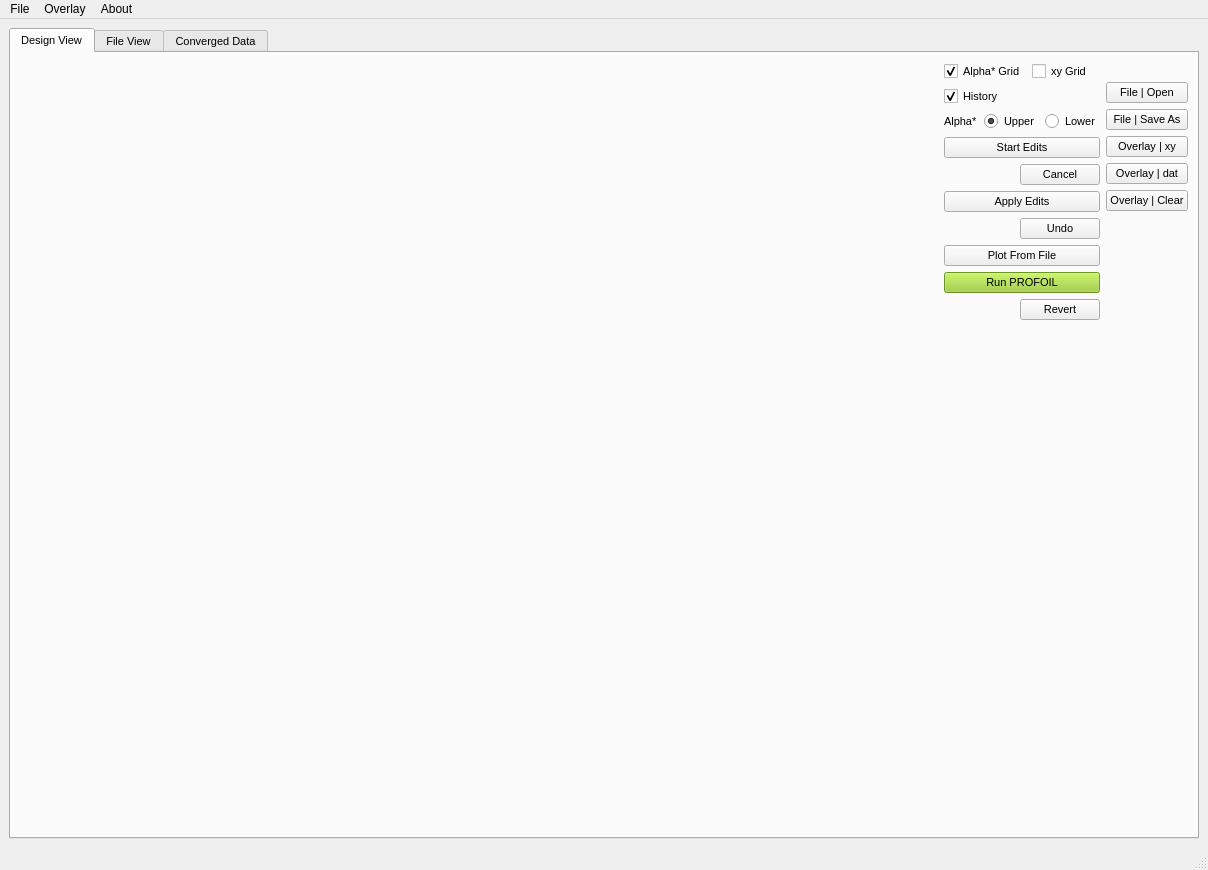
<?xml version="1.0" encoding="UTF-8"?>
<ui version="4.0">
 <class>MainWindow</class>
 <widget class="QMainWindow" name="MainWindow">
  <property name="geometry">
   <rect>
    <x>0</x>
    <y>0</y>
    <width>1208</width>
    <height>870</height>
   </rect>
  </property>
  <property name="minimumSize">
   <size>
    <width>800</width>
    <height>600</height>
   </size>
  </property>
  <property name="windowTitle">
   <string>PROFOIL-UI</string>
  </property>
  <widget class="QWidget" name="centralwidget">
   <layout class="QHBoxLayout" name="horizontalLayout" stretch="4">
    <item>
     <widget class="QTabWidget" name="tabWidget">
      <property name="font">
       <font>
        <pointsize>8</pointsize>
       </font>
      </property>
      <property name="currentIndex">
       <number>0</number>
      </property>
      <widget class="QWidget" name="DesignView">
       <attribute name="title">
        <string>Design View</string>
       </attribute>
       <layout class="QHBoxLayout" name="horizontalLayout_10" stretch="6,1,0">
        <item>
         <layout class="QVBoxLayout" name="verticalLayout_canvas">
          <item>
           <spacer name="horizontalSpacer_2">
            <property name="orientation">
             <enum>Qt::Horizontal</enum>
            </property>
            <property name="sizeHint" stdset="0">
             <size>
              <width>40</width>
              <height>20</height>
             </size>
            </property>
           </spacer>
          </item>
         </layout>
        </item>
        <item>
         <layout class="QVBoxLayout" name="verticalLayout">
          <item>
           <layout class="QHBoxLayout" name="horizontalLayout_3">
            <item>
             <widget class="QCheckBox" name="checkBox_grid">
              <property name="text">
               <string>Alpha* Grid</string>
              </property>
              <property name="checked">
               <bool>true</bool>
              </property>
             </widget>
            </item>
            <item>
             <widget class="QCheckBox" name="checkBox_airfoil_grid">
              <property name="text">
               <string>xy Grid</string>
              </property>
              <property name="checked">
               <bool>false</bool>
              </property>
             </widget>
            </item>
           </layout>
          </item>
          <item>
           <widget class="QCheckBox" name="checkBox_history">
            <property name="text">
             <string>History</string>
            </property>
            <property name="checked">
             <bool>true</bool>
            </property>
           </widget>
          </item>
          <item>
           <layout class="QHBoxLayout" name="horizontalLayout_9" stretch="0,0,0">
            <item>
             <widget class="QLabel" name="lbl_surface_sel">
              <property name="text">
               <string>Alpha*</string>
              </property>
             </widget>
            </item>
            <item>
             <widget class="QRadioButton" name="radio_upper_surface">
              <property name="text">
               <string>Upper</string>
              </property>
              <property name="checked">
               <bool>true</bool>
              </property>
             </widget>
            </item>
            <item>
             <widget class="QRadioButton" name="radio_lower_surface">
              <property name="text">
               <string>Lower</string>
              </property>
             </widget>
            </item>
           </layout>
          </item>
          <item>
           <widget class="QPushButton" name="btn_start_edits">
            <property name="font">
             <font>
              <pointsize>8</pointsize>
             </font>
            </property>
            <property name="styleSheet">
             <string notr="true"/>
            </property>
            <property name="text">
             <string>Start Edits</string>
            </property>
           </widget>
          </item>
          <item>
           <layout class="QHBoxLayout" name="horizontalLayout_8">
            <item>
             <spacer name="horizontalSpacer_7">
              <property name="orientation">
               <enum>Qt::Horizontal</enum>
              </property>
              <property name="sizeHint" stdset="0">
               <size>
                <width>40</width>
                <height>20</height>
               </size>
              </property>
             </spacer>
            </item>
            <item>
             <widget class="QPushButton" name="btn_cancel">
              <property name="font">
               <font>
                <pointsize>8</pointsize>
               </font>
              </property>
              <property name="text">
               <string>Cancel</string>
              </property>
             </widget>
            </item>
           </layout>
          </item>
          <item>
           <widget class="QPushButton" name="btn_apply_edits">
            <property name="font">
             <font>
              <pointsize>8</pointsize>
             </font>
            </property>
            <property name="text">
             <string>Apply Edits</string>
            </property>
           </widget>
          </item>
          <item>
           <layout class="QHBoxLayout" name="horizontalLayout_6">
            <item>
             <spacer name="horizontalSpacer_5">
              <property name="orientation">
               <enum>Qt::Horizontal</enum>
              </property>
              <property name="sizeHint" stdset="0">
               <size>
                <width>40</width>
                <height>20</height>
               </size>
              </property>
             </spacer>
            </item>
            <item>
             <widget class="QPushButton" name="btn_undo">
              <property name="font">
               <font>
                <pointsize>8</pointsize>
               </font>
              </property>
              <property name="text">
               <string>Undo</string>
              </property>
             </widget>
            </item>
           </layout>
          </item>
          <item>
           <widget class="QPushButton" name="btn_plot_from_file">
            <property name="font">
             <font>
              <pointsize>8</pointsize>
             </font>
            </property>
            <property name="text">
             <string>Plot From File</string>
            </property>
           </widget>
          </item>
          <item>
           <widget class="QPushButton" name="btn_run_profoil">
            <property name="font">
             <font>
              <pointsize>8</pointsize>
             </font>
            </property>
            <property name="styleSheet">
             <string notr="true">background-color:yellowgreen;</string>
            </property>
            <property name="text">
             <string>Run PROFOIL</string>
            </property>
           </widget>
          </item>
          <item>
           <layout class="QHBoxLayout" name="horizontalLayout_7">
            <item>
             <spacer name="horizontalSpacer_6">
              <property name="orientation">
               <enum>Qt::Horizontal</enum>
              </property>
              <property name="sizeHint" stdset="0">
               <size>
                <width>40</width>
                <height>20</height>
               </size>
              </property>
             </spacer>
            </item>
            <item>
             <widget class="QPushButton" name="btn_revert">
              <property name="font">
               <font>
                <pointsize>8</pointsize>
               </font>
              </property>
              <property name="text">
               <string>Revert</string>
              </property>
             </widget>
            </item>
           </layout>
          </item>
          <item>
           <widget class="QLabel" name="lbl_summary">
            <property name="font">
             <font>
              <family>Courier</family>
              <pointsize>8</pointsize>
             </font>
            </property>
            <property name="text">
             <string>&lt;html&gt;&lt;head/&gt;&lt;body&gt;&lt;p&gt;&lt;br/&gt;&lt;/p&gt;&lt;/body&gt;&lt;/html&gt;</string>
            </property>
            <property name="wordWrap">
             <bool>true</bool>
            </property>
           </widget>
          </item>
          <item>
           <spacer name="verticalSpacer">
            <property name="orientation">
             <enum>Qt::Vertical</enum>
            </property>
            <property name="sizeHint" stdset="0">
             <size>
              <width>20</width>
              <height>40</height>
             </size>
            </property>
           </spacer>
          </item>
         </layout>
        </item>
        <item>
         <layout class="QVBoxLayout" name="verticalLayout_2">
          <item>
           <spacer name="verticalSpacer_3">
            <property name="orientation">
             <enum>Qt::Vertical</enum>
            </property>
            <property name="sizeType">
             <enum>QSizePolicy::Fixed</enum>
            </property>
            <property name="sizeHint" stdset="0">
             <size>
              <width>20</width>
              <height>20</height>
             </size>
            </property>
           </spacer>
          </item>
          <item>
           <widget class="QPushButton" name="btn_file_open">
            <property name="text">
             <string>File | Open</string>
            </property>
           </widget>
          </item>
          <item>
           <widget class="QPushButton" name="btn_file_save">
            <property name="text">
             <string>File | Save As</string>
            </property>
           </widget>
          </item>
          <item>
           <widget class="QPushButton" name="btn_overlay_xy">
            <property name="text">
             <string>Overlay | xy</string>
            </property>
           </widget>
          </item>
          <item>
           <widget class="QPushButton" name="btn_overlay_dat">
            <property name="text">
             <string>Overlay | dat</string>
            </property>
           </widget>
          </item>
          <item>
           <widget class="QPushButton" name="btn_overlay_clear">
            <property name="text">
             <string>Overlay | Clear</string>
            </property>
           </widget>
          </item>
          <item>
           <spacer name="verticalSpacer_2">
            <property name="orientation">
             <enum>Qt::Vertical</enum>
            </property>
            <property name="sizeHint" stdset="0">
             <size>
              <width>20</width>
              <height>40</height>
             </size>
            </property>
           </spacer>
          </item>
         </layout>
        </item>
       </layout>
      </widget>
      <widget class="QWidget" name="FileView">
       <attribute name="title">
        <string>File View</string>
       </attribute>
       <layout class="QGridLayout" name="gridLayout" columnstretch="9,11">
        <item row="1" column="1">
         <widget class="QPlainTextEdit" name="plainTextEdit_profoil_log">
          <property name="font">
           <font>
            <family>Courier</family>
            <pointsize>8</pointsize>
           </font>
          </property>
          <property name="horizontalScrollBarPolicy">
           <enum>Qt::ScrollBarAlwaysOn</enum>
          </property>
          <property name="lineWrapMode">
           <enum>QPlainTextEdit::NoWrap</enum>
          </property>
          <property name="readOnly">
           <bool>true</bool>
          </property>
          <property name="plainText">
           <string/>
          </property>
         </widget>
        </item>
        <item row="1" column="0">
         <widget class="QPlainTextEdit" name="plainTextEdit_profoil_in">
          <property name="font">
           <font>
            <family>Courier</family>
            <pointsize>8</pointsize>
           </font>
          </property>
          <property name="horizontalScrollBarPolicy">
           <enum>Qt::ScrollBarAlwaysOn</enum>
          </property>
          <property name="lineWrapMode">
           <enum>QPlainTextEdit::NoWrap</enum>
          </property>
          <property name="plainText">
           <string/>
          </property>
         </widget>
        </item>
        <item row="2" column="0">
         <layout class="QHBoxLayout" name="horizontalLayout_2" stretch="0,0,0">
          <item>
           <spacer name="horizontalSpacer">
            <property name="orientation">
             <enum>Qt::Horizontal</enum>
            </property>
            <property name="sizeHint" stdset="0">
             <size>
              <width>40</width>
              <height>20</height>
             </size>
            </property>
           </spacer>
          </item>
          <item>
           <widget class="QPushButton" name="btn_annotate">
            <property name="text">
             <string>Annotate</string>
            </property>
           </widget>
          </item>
          <item>
           <widget class="QPushButton" name="btn_save_profoil_in">
            <property name="text">
             <string>Save</string>
            </property>
           </widget>
          </item>
         </layout>
        </item>
        <item row="0" column="0">
         <widget class="QLabel" name="label">
          <property name="text">
           <string>~/work/profoil.in</string>
          </property>
         </widget>
        </item>
        <item row="0" column="1">
         <widget class="QLabel" name="label_2">
          <property name="text">
           <string>~/work/profoil.log</string>
          </property>
         </widget>
        </item>
       </layout>
      </widget>
      <widget class="QWidget" name="ConvergedView">
       <attribute name="title">
        <string>Converged Data</string>
       </attribute>
       <layout class="QGridLayout" name="gridLayout_2">
        <item row="1" column="2">
         <widget class="QLabel" name="label_5">
          <property name="text">
           <string>~/work/profoil.xy</string>
          </property>
         </widget>
        </item>
        <item row="2" column="1">
         <widget class="QPlainTextEdit" name="plainTextEdit_profoil_dmp">
          <property name="font">
           <font>
            <family>Courier</family>
           </font>
          </property>
          <property name="horizontalScrollBarPolicy">
           <enum>Qt::ScrollBarAlwaysOn</enum>
          </property>
          <property name="readOnly">
           <bool>true</bool>
          </property>
         </widget>
        </item>
        <item row="2" column="2">
         <widget class="QPlainTextEdit" name="plainTextEdit_profoil_xy">
          <property name="font">
           <font>
            <family>Courier</family>
           </font>
          </property>
          <property name="horizontalScrollBarPolicy">
           <enum>Qt::ScrollBarAlwaysOn</enum>
          </property>
          <property name="readOnly">
           <bool>true</bool>
          </property>
         </widget>
        </item>
        <item row="1" column="1">
         <widget class="QLabel" name="label_3">
          <property name="text">
           <string>~/work/profoil.dmp</string>
          </property>
         </widget>
        </item>
       </layout>
      </widget>
     </widget>
    </item>
   </layout>
  </widget>
  <widget class="QMenuBar" name="menubar">
   <property name="geometry">
    <rect>
     <x>0</x>
     <y>0</y>
     <width>1208</width>
     <height>26</height>
    </rect>
   </property>
   <widget class="QMenu" name="menuFile">
    <property name="title">
     <string>File</string>
    </property>
    <addaction name="actionOpen"/>
    <addaction name="actionSave"/>
   </widget>
   <widget class="QMenu" name="menuOverlay">
    <property name="title">
     <string>Overlay</string>
    </property>
    <addaction name="actionProfoil_dat_File"/>
    <addaction name="actionXFoil_dat_File"/>
    <addaction name="actionClear_Overlay"/>
   </widget>
   <widget class="QMenu" name="menuAbout">
    <property name="title">
     <string>About</string>
    </property>
    <addaction name="actionPROFOIL"/>
    <addaction name="actionPROFOIL_UI"/>
   </widget>
   <addaction name="menuFile"/>
   <addaction name="menuOverlay"/>
   <addaction name="menuAbout"/>
  </widget>
  <widget class="QStatusBar" name="statusbar"/>
  <action name="actionOpen">
   <property name="text">
    <string>Open</string>
   </property>
  </action>
  <action name="actionSave">
   <property name="text">
    <string>Save As</string>
   </property>
  </action>
  <action name="actionProfoil_dat_File">
   <property name="text">
    <string>Geometry from *.xy file (no header line)</string>
   </property>
  </action>
  <action name="actionClear_Overlay">
   <property name="text">
    <string>Clear Overlay</string>
   </property>
  </action>
  <action name="actionXFoil_dat_File">
   <property name="text">
    <string>Geometry from *.dat file (1 header line)</string>
   </property>
  </action>
  <action name="actionMSES_dat_File">
   <property name="text">
    <string>MSES *.dat File</string>
   </property>
  </action>
  <action name="actionPROFOIL">
   <property name="text">
    <string>PROFOIL</string>
   </property>
  </action>
  <action name="actionPROFOIL_UI">
   <property name="text">
    <string>PROFOIL_UI</string>
   </property>
  </action>
 </widget>
 <resources/>
 <connections/>
</ui>
